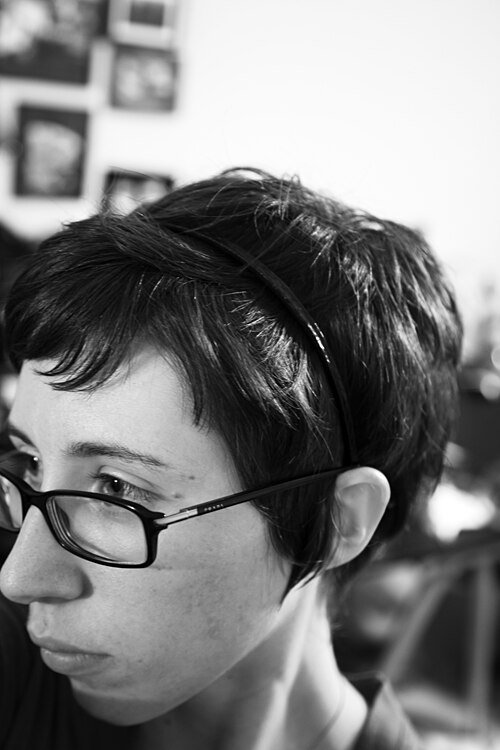
#> input picture pilotos/prova-design/rodada-claude/prumo-barbearia/coleta/prumo-fotos-01.jpg, 500 x 750 px
$ python extrair_paleta.py ../../../../../pilotos/prova-design/rodada-claude/prumo-barbearia/coleta/prumo-fotos-01.jpg
#> lines starting #> are read from the running program, lines starting #| are printed output that depends on the picture
"""Extrai a paleta de um espaço/marca a partir de fotos e sugere papéis com contraste conferido.

Uso: python -I extrair_paleta.py <pasta-ou-arquivos...> [--cores 14]
Saída: cores dominantes (hex, OKLCH, peso) + sugestão de fundo, texto e acento com razão de contraste WCAG.
"""
import colorsys
import math
import sys
from pathlib import Path

from PIL import Image


def srgb_lin(c: float) -> float:
    return c / 12.92 if c <= 0.04045 else ((c + 0.055) / 1.055) ** 2.4


def oklch(rgb: tuple[int, int, int]) -> tuple[float, float, float]:
    r, g, b = (srgb_lin(v / 255) for v in rgb)
    l = 0.4122214708 * r + 0.5363325363 * g + 0.0514459929 * b
    m = 0.2119034982 * r + 0.6806995451 * g + 0.1073969566 * b
    s = 0.0883024619 * r + 0.2817188376 * g + 0.6299787005 * b
    l, m, s = (math.copysign(abs(v) ** (1 / 3), v) for v in (l, m, s))
    L = 0.2104542553 * l + 0.7936177850 * m - 0.0040720468 * s
    A = 1.9779984951 * l - 2.4285922050 * m + 0.4505937099 * s
    B = 0.0259040371 * l + 0.7827717662 * m - 0.8086757660 * s
    C = math.hypot(A, B)
    H = math.degrees(math.atan2(B, A)) % 360
    return L, C, H


def luminancia(rgb) -> float:
    r, g, b = (srgb_lin(v / 255) for v in rgb)
    return 0.2126 * r + 0.7152 * g + 0.0722 * b


def contraste(a, b) -> float:
    la, lb = sorted((luminancia(a), luminancia(b)), reverse=True)
    return (la + 0.05) / (lb + 0.05)


def hexa(rgb) -> str:
    return "#%02X%02X%02X" % rgb


def main() -> None:
    args = sys.argv[1:]
    n = 14
    if "--cores" in args:
        i = args.index("--cores")
        n = int(args[i + 1])
        del args[i : i + 2]
    arquivos = []
    for a in args:
        p = Path(a)
        arquivos += sorted(x for x in p.rglob("*") if x.suffix.lower() in {".jpg", ".jpeg", ".png", ".webp"}) if p.is_dir() else [p]
    if not arquivos:
        print(__doc__)
        return
    acumulado: dict[tuple, int] = {}
    for f in arquivos:
        im = Image.open(f).convert("RGB")
        im.thumbnail((320, 320))
#> im: PIL image 213x320 RGB
        q = im.quantize(colors=10, method=Image.Quantize.MEDIANCUT)
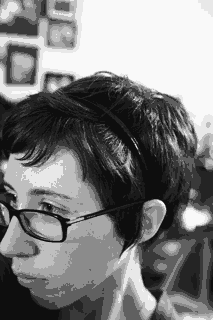
#> q: PIL image 213x320 P; min 14, max 249, mean 126
        pal = q.getpalette()
#> pal = 30 values, max 249 at index 0, min 14 at index 27, mean 120.7
        for qtd, idx in q.getcolors():
            rgb = tuple(pal[idx * 3 : idx * 3 + 3])
            chave = tuple(v // 10 * 10 for v in rgb)
            acumulado[chave] = acumulado.get(chave, 0) + qtd
#> this loop made 10 passes
#> (qtd, rgb, chave) on passes 1 to 10: (12636, (249, 249, 249), (240, 240, 240)), (3558, (232, 232, 232), (230, 230, 230)), (5383, (191, 191, 191), (190, 190, 190)), (5489, (167, 167, 167), (160, 160, 160)), (7400, (139, 139, 139), (130, 130, 130)), (7986, (96, 96, 96), (90, 90, 90)), (7523, (57, 57, 57), (50, 50, 50)), (6138, (36, 36, 36), (30, 30, 30)), (4636, (26, 26, 26), (20, 20, 20)), (7411, (14, 14, 14), (10, 10, 10))
#> after the loop, acumulado = 10 items
    total = sum(acumulado.values())
#> total = 68160
    cores = sorted(acumulado.items(), key=lambda kv: -kv[1])[:n]
#> cores = [((240, 240, 240), 12636), ((90, 90, 90), 7986), ((50, 50, 50), 7523), ((10, 10, 10), 7411), ((130, 130, 130), 7400), ((30, 30, 30), 6138), ((160, 160, 160), 5489), ((190, 190, 190), 5383), ((20, 20, 20), 4636), ((230, 230, 230), 3558)]
    print(f"{len(arquivos)} imagens · {n} cores dominantes\n")
    print("hex      peso   OKLCH (L C H)          leitura")
    for rgb, peso in cores:
        L, C, H = oklch(rgb)
        tipo = "neutra" if C < 0.03 else "quente" if (H < 100 or H > 330) else "fria"
        tom = "clara" if L > 0.8 else "média" if L > 0.45 else "escura"
        print(f"{hexa(rgb)}  {peso / total * 100:4.1f}%  {L:.3f} {C:.3f} {H:5.1f}   {tipo}, {tom}")
#> this loop made 10 passes
#> (rgb, peso, r in oklch, g in oklch, b in oklch, l in oklch, m in oklch, s in oklch) on passes 1 to 10: ((240, 240, 240), 12636, 0.871, 0.871, 0.871, 0.955, 0.955, 0.955), ((90, 90, 90), 7986, 0.102, 0.102, 0.102, 0.468, 0.468, 0.468), ((50, 50, 50), 7523, 0.0319, 0.0319, 0.0319, 0.317, 0.317, 0.317), ((10, 10, 10), 7411, 0.00304, 0.00304, 0.00304, 0.145, 0.145, 0.145), ((130, 130, 130), 7400, 0.223, 0.223, 0.223, 0.607, 0.607, 0.607), ((30, 30, 30), 6138, 0.013, 0.013, 0.013, 0.235, 0.235, 0.235), ((160, 160, 160), 5489, 0.352, 0.352, 0.352, 0.706, 0.706, 0.706), ((190, 190, 190), 5383, 0.515, 0.515, 0.515, 0.802, 0.802, 0.802), ((20, 20, 20), 4636, 0.007, 0.007, 0.007, 0.191, 0.191, 0.191), ((230, 230, 230), 3558, 0.791, 0.791, 0.791, 0.925, 0.925, 0.925)
#| #F0F0F0  18.5%  0.955 0.000  89.9   neutra, clara
#| #5A5A5A  11.7%  0.468 0.000  89.9   neutra, média
#| #323232  11.0%  0.317 0.000  89.9   neutra, escura
#| #0A0A0A  10.9%  0.145 0.000  89.9   neutra, escura
#| #828282  10.9%  0.607 0.000  89.9   neutra, média
#| #1E1E1E   9.0%  0.235 0.000  89.9   neutra, escura
#| #A0A0A0   8.1%  0.706 0.000  89.9   neutra, média
#| #BEBEBE   7.9%  0.802 0.000  89.9   neutra, clara
#> (further printed lines are left out)

    claras = [c for c, _ in cores if oklch(c)[0] > 0.85]
#> claras = [(240, 240, 240), (230, 230, 230)]
    escuras = [c for c, _ in cores if oklch(c)[0] < 0.35]
#> escuras = [(50, 50, 50), (10, 10, 10), (30, 30, 30), (20, 20, 20)]
    saturadas = sorted((c for c, _ in cores), key=lambda c: -oklch(c)[1])
#> saturadas = [(240, 240, 240), (230, 230, 230), (190, 190, 190), (160, 160, 160), (130, 130, 130), (90, 90, 90), (50, 50, 50), (30, 30, 30), (20, 20, 20), (10, 10, 10)]
    fundo = claras[0] if claras else (250, 248, 244)
#> fundo = (240, 240, 240)
    texto = escuras[0] if escuras else (30, 26, 22)
#> texto = (50, 50, 50)
    acento = saturadas[0]
#> acento = (240, 240, 240)
    print("\nSugestão de papéis (ajuste na direção de arte):")
    print(f"  fundo  {hexa(fundo)}   texto {hexa(texto)}   contraste {contraste(fundo, texto):.1f}:1 (mín. 4,5)")
#> in luminancia, `r, g, b = (srgb_lin(v / 255) for v in rgb)`: r = 0.871
#> in contraste, `la, lb = sorted((luminancia(a), luminancia(b)), reverse=True)`: lb = 0.0319
#|   fundo  #F0F0F0   texto #323232   contraste 11.3:1 (mín. 4,5)
    print(f"  acento {hexa(acento)}   sobre o fundo {contraste(fundo, acento):.1f}:1 "
          f"({'pode ser texto' if contraste(fundo, acento) >= 4.5 else 'só decorativo/títulos grandes'})")
#|   acento #F0F0F0   sobre o fundo 1.0:1 (só decorativo/títulos grandes)


if __name__ == "__main__":
    main()

$ run again, on pilotos/prova-design/rodada-claude/prumo-barbearia/coleta/prumo-fotos-05.jpg
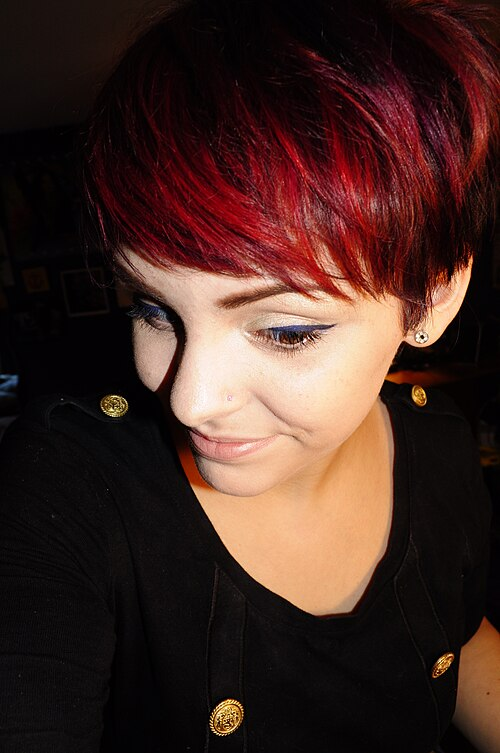
#> input picture pilotos/prova-design/rodada-claude/prumo-barbearia/coleta/prumo-fotos-05.jpg, 500 x 753 px
#> in main, im is the input picture: PIL image 500x753 RGB; mean R, G, B 67, 42, 35.6
#> im: PIL image 212x320 RGB
#> in main, `q = im.quantize(colors=10, method=Image.Quantize.MEDIANCUT)`:
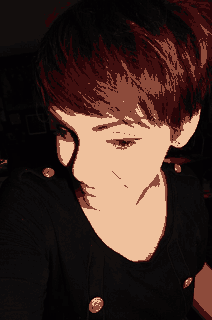
#> q: PIL image 212x320 P; mean R, G, B 64.5, 43.6, 36.9
#> pal = 30 values, max 239 at index 0, min 1 at index 28, mean 38.13
#> the loop in main, `for qtd, idx in q.getcolors():` made 10 passes
#> (qtd, rgb, chave) on passes 1 to 8: (10895, (239, 193, 157), (230, 190, 150)), (5673, (141, 75, 59), (140, 70, 50)), (6510, (62, 15, 15), (60, 10, 10)), (6366, (19, 14, 13), (10, 10, 10)), (10617, (13, 11, 12), (10, 10, 10)), (3883, (38, 5, 7), (30, 0, 0)), (10285, (10, 7, 7), (10, 0, 0)), (4734, (6, 5, 5), (0, 0, 0))
#> after the loop in main, `for qtd, idx in q.getcolors():`: acumulado = {(230, 190, 150): 10895, (140, 70, 50): 5673, (60, 10, 10): 6510, (10, 10, 10): 16983, (30, 0, 0): 3883, (10, 0, 0): 10285, (0, 0, 0): 13611}
#> total = 67840
#> cores = [((10, 10, 10), 16983), ((0, 0, 0), 13611), ((230, 190, 150), 10895), ((10, 0, 0), 10285), ((60, 10, 10), 6510), ((140, 70, 50), 5673), ((30, 0, 0), 3883)]
#> the loop in main, `for rgb, peso in cores:` made 7 passes
#> (rgb, peso, r in oklch, g in oklch, b in oklch, l in oklch, m in oklch, s in oklch) on passes 3 to 7: ((230, 190, 150), 10895, 0.791, 0.515, 0.305, 0.852, 0.82, 0.741), ((10, 0, 0), 10285, 0.00304, 0, 0, 0.108, 0.0863, 0.0645), ((60, 10, 10), 6510, 0.0452, 0.00304, 0.00304, 0.273, 0.229, 0.189), ((140, 70, 50), 5673, 0.262, 0.0612, 0.0319, 0.522, 0.465, 0.393), ((30, 0, 0), 3883, 0.013, 0, 0, 0.175, 0.14, 0.105)
#> (printed output is left out)
#> claras = []
#> escuras = [(10, 10, 10), (0, 0, 0), (10, 0, 0), (60, 10, 10), (30, 0, 0)]
#> saturadas = [(140, 70, 50), (60, 10, 10), (230, 190, 150), (30, 0, 0), (10, 0, 0), (10, 10, 10), (0, 0, 0)]
#> fundo = (250, 248, 244)
#> texto = (10, 10, 10)
#> acento = (140, 70, 50)
#> in luminancia, `r, g, b = (srgb_lin(v / 255) for v in rgb)`: r = 0.956; g = 0.939; b = 0.905
#> la = 0.94; lb = 0.00304
#|   fundo  #FAF8F4   texto #0A0A0A   contraste 18.7:1 (mín. 4,5)
#|   acento #8C4632   sobre o fundo 6.5:1 (pode ser texto)

$ run again, on pilotos/prova-design/rodada-claude/prumo-barbearia/coleta/prumo-fotos-17.jpg
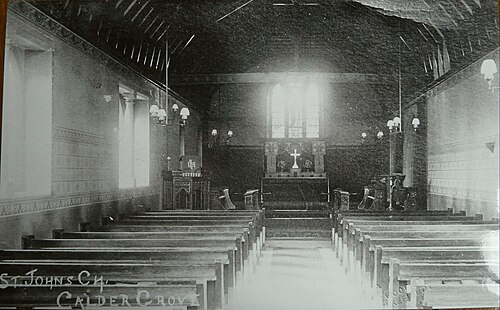
#> input picture pilotos/prova-design/rodada-claude/prumo-barbearia/coleta/prumo-fotos-17.jpg, 500 x 310 px
#> in main, im is the input picture: PIL image 500x310 RGB; mean R, G, B 105.1, 107.4, 101.9
#> in main, `im.thumbnail((320, 320))`:
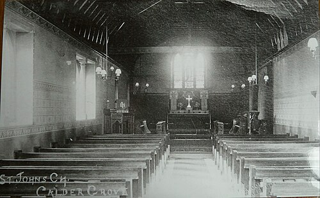
#> im: PIL image 320x198 RGB; mean R, G, B 105.1, 107.4, 101.9
#> pal = 30 values, max 205 at index 1, min 21 at index 29, mean 111.2
#> the loop in main, `for qtd, idx in q.getcolors():` made 10 passes
#> (qtd, rgb, chave) on passes 1 to 8: (3967, (200, 205, 201), (200, 200, 200)), (5438, (185, 191, 187), (180, 190, 180)), (6574, (161, 165, 161), (160, 160, 160)), (8039, (135, 137, 132), (130, 130, 130)), (7288, (113, 115, 109), (110, 110, 100)), (4789, (95, 96, 90), (90, 90, 90)), (4915, (82, 83, 77), (80, 80, 70)), (6867, (66, 68, 62), (60, 60, 60))
#> after the loop in main, `for qtd, idx in q.getcolors():`: acumulado = 10 items
#> total = 63360
#> cores = [((40, 50, 40), 8288), ((130, 130, 130), 8039), ((110, 110, 100), 7288), ((20, 20, 20), 7195), ((60, 60, 60), 6867), ((160, 160, 160), 6574), ((180, 190, 180), 5438), ((80, 80, 70), 4915), ((90, 90, 90), 4789), ((200, 200, 200), 3967)]
#> the loop in main, `for rgb, peso in cores:` made 10 passes
#> (rgb, peso, r in oklch, g in oklch, b in oklch, l in oklch, m in oklch, s in oklch) on passes 2, 4, 5, 6, 9, 10: ((130, 130, 130), 8039, 0.223, 0.223, 0.223, 0.607, 0.607, 0.607), ((20, 20, 20), 7195, 0.007, 0.007, 0.007, 0.191, 0.191, 0.191), ((60, 60, 60), 6867, 0.0452, 0.0452, 0.0452, 0.356, 0.356, 0.356), ((160, 160, 160), 6574, 0.352, 0.352, 0.352, 0.706, 0.706, 0.706), ((90, 90, 90), 4789, 0.102, 0.102, 0.102, 0.468, 0.468, 0.468), ((200, 200, 200), 3967, 0.578, 0.578, 0.578, 0.833, 0.833, 0.833)
#> (printed output is left out)
#> claras = []
#> escuras = [(40, 50, 40), (20, 20, 20)]
#> saturadas = [(40, 50, 40), (180, 190, 180), (80, 80, 70), (110, 110, 100), (200, 200, 200), (160, 160, 160), (130, 130, 130), (90, 90, 90), (60, 60, 60), (20, 20, 20)]
#> fundo = (250, 248, 244)
#> texto = (40, 50, 40)
#> in luminancia, `r, g, b = (srgb_lin(v / 255) for v in rgb)`: r = 0.956; g = 0.939; b = 0.905
#> la = 0.94; lb = 0.0289
#|   fundo  #FAF8F4   texto #283228   contraste 12.6:1 (mín. 4,5)
#|   acento #283228   sobre o fundo 12.6:1 (pode ser texto)

$ run again, on pilotos/prova-design/rodada-claude/prumo-barbearia/coleta/prumo-fotos-19.jpg
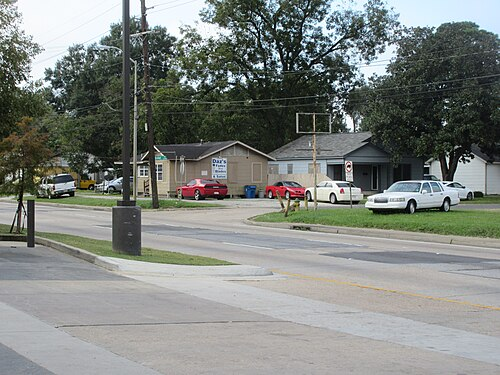
#> input picture pilotos/prova-design/rodada-claude/prumo-barbearia/coleta/prumo-fotos-19.jpg, 500 x 375 px
#> in main, im is the input picture: PIL image 500x375 RGB; mean R, G, B 128, 132.4, 127.7
#> in main, `im.thumbnail((320, 320))`:
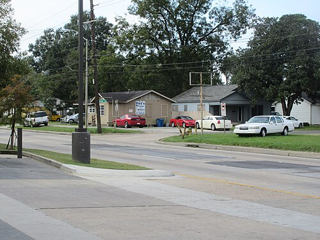
#> im: PIL image 320x240 RGB; mean R, G, B 128, 132.4, 127.7
#> in main, `q = im.quantize(colors=10, method=Image.Quantize.MEDIANCUT)`:
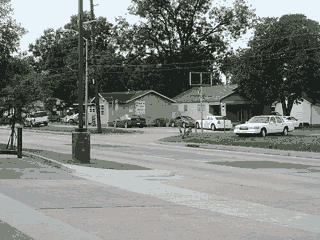
#> q: PIL image 320x240 P; mean R, G, B 128.2, 132.2, 127.8
#> pal = 30 values, max 250 at index 2, min 26 at index 27, mean 142.9
#> the loop in main, `for qtd, idx in q.getcolors():` made 10 passes
#> (qtd, rgb, chave) on passes 1 to 8: (5166, (233, 244, 250), (230, 240, 250)), (4398, (196, 201, 202), (190, 200, 200)), (5995, (186, 184, 181), (180, 180, 180)), (4162, (176, 181, 182), (170, 180, 180)), (11724, (175, 172, 170), (170, 170, 170)), (8131, (160, 163, 163), (160, 160, 160)), (8809, (125, 131, 120), (120, 130, 120)), (8395, (80, 91, 78), (80, 90, 70))
#> after the loop in main, `for qtd, idx in q.getcolors():`: acumulado = 10 items
#> total = 76800
#> cores = [((170, 170, 170), 11724), ((50, 50, 40), 10595), ((20, 30, 20), 9425), ((120, 130, 120), 8809), ((80, 90, 70), 8395), ((160, 160, 160), 8131), ((180, 180, 180), 5995), ((230, 240, 250), 5166), ((190, 200, 200), 4398), ((170, 180, 180), 4162)]
#> the loop in main, `for rgb, peso in cores:` made 10 passes
#> (rgb, peso, r in oklch, g in oklch, b in oklch, l in oklch, m in oklch, s in oklch) on passes 2, 3, 4, 5, 8, 9: ((50, 50, 40), 10595, 0.0319, 0.0319, 0.0212, 0.315, 0.313, 0.293), ((20, 30, 20), 9425, 0.007, 0.013, 0.007, 0.217, 0.223, 0.206), ((120, 130, 120), 8809, 0.188, 0.223, 0.188, 0.591, 0.596, 0.583), ((80, 90, 70), 8395, 0.0802, 0.102, 0.0612, 0.45, 0.453, 0.421), ((230, 240, 250), 5166, 0.791, 0.871, 0.956, 0.945, 0.952, 0.972), ((190, 200, 200), 4398, 0.515, 0.578, 0.578, 0.82, 0.826, 0.83)
#> (printed output is left out)
#> claras = [(230, 240, 250)]
#> escuras = [(50, 50, 40), (20, 30, 20)]
#> saturadas = [(80, 90, 70), (20, 30, 20), (120, 130, 120), (230, 240, 250), (50, 50, 40), (170, 180, 180), (190, 200, 200), (180, 180, 180), (170, 170, 170), (160, 160, 160)]
#> fundo = (230, 240, 250)
#> texto = (50, 50, 40)
#> acento = (80, 90, 70)
#> in luminancia, `r, g, b = (srgb_lin(v / 255) for v in rgb)`: r = 0.791; g = 0.871; b = 0.956
#> la = 0.86; lb = 0.0311
#|   fundo  #E6F0FA   texto #323228   contraste 11.2:1 (mín. 4,5)
#|   acento #505A46   sobre o fundo 6.3:1 (pode ser texto)
